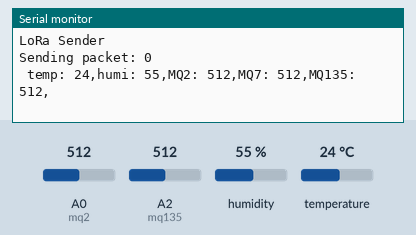
A sketch run on a simulated Arduino Uno, built with avr-gcc and run on an emulated ATmega328P. On the bench: the last lines printed to the serial monitor. The inputs (shaded band) are chosen by the test bench; at power-on: humidity 55 %, A0 (mq2) = 512, A2 (mq135) = 512, temperature 24 °C. No radio packets arrive unless stated.

Above: at 1.2 s.
1.3 s: humidity set to 22 %
4.3 s: A0 (mq2) set to 716
At 5.17 s:
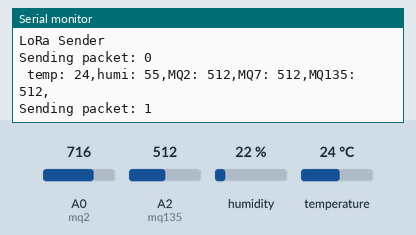
7.3 s: A2 (mq135) set to 716
At 10.26 s:
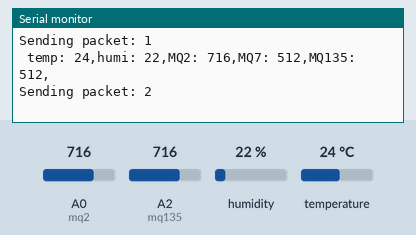
10.3 s: temperature set to 12 °C
At 11.7 s:
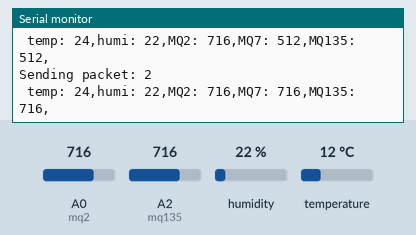
13.3 s: A0 (mq2) set to 992
At 16.1 s:
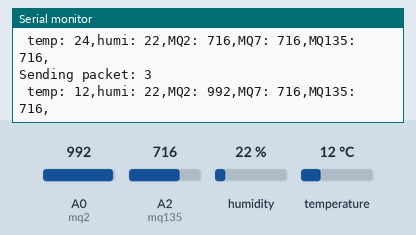
16.3 s: A2 (mq135) set to 992
Timing chart, 0 to 19.3 s (numbered marks = the images above; inputs shaded):
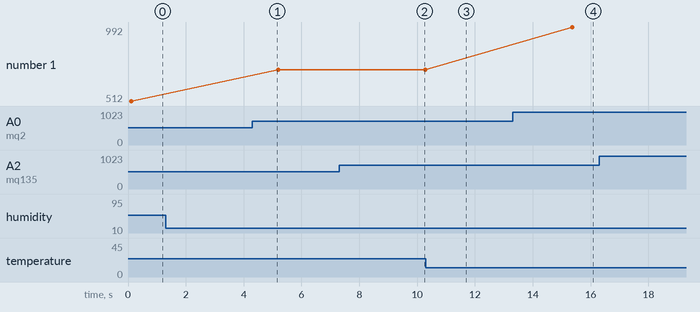

The sketch:

air_quality_monitoring_.ino
```cpp
#define DHTPIN 2
#define DHTTYPE DHT11

#include <SPI.h>
#include <LoRa.h>
#include<DHT.h>

int counter = 0;
int mq2=A0;
int mq7=A1;
int mq135=A2;
DHT dht(DHTPIN,DHTTYPE);
String data=" ";

void setup() {
  Serial.begin(9600);
  dht.begin();
  while (!Serial);

  Serial.println("LoRa Sender");

  if (!LoRa.begin(433E6)) {
    Serial.println("Starting LoRa failed!");
    while (1);
  }
}

void loop() {
  Serial.print("Sending packet: ");
  Serial.println(counter);
  data=" ";
  cal_temp();
  cal_humi();
  cal_MQ2();
  cal_MQ7();
  cal_MQ135();
  // send packet
  LoRa.beginPacket();
  LoRa.print(data);
  LoRa.endPacket();
  Serial.println(data);
  counter++;

  delay(5000);
}

void cal_temp(){
  int val=dht.readTemperature();
  data+="temp: ";
  data+=String(val)+String(",");
}

void cal_humi(){
  int val=dht.readHumidity();
  data+="humi: "+String(val)+String(",");
}

void cal_MQ2(){
  int val=analogRead(mq2);
  data+="MQ2: "+String(val)+String(",");
}

void cal_MQ7(){
  int val=analogRead(mq135);
  data+="MQ7: "+String(val)+String(",");
}

void cal_MQ135(){
  int val=analogRead(mq135);
  data+="MQ135: "+String(val)+String(",");
}
```

Measured:
- after the input at 13.3 s, the serial monitor: prints a new line after 2.1 s (image 4)
- plotted number 1: 512 → 716 after the input at 4.3 s, 716 → 992 after the input at 13.3 s
